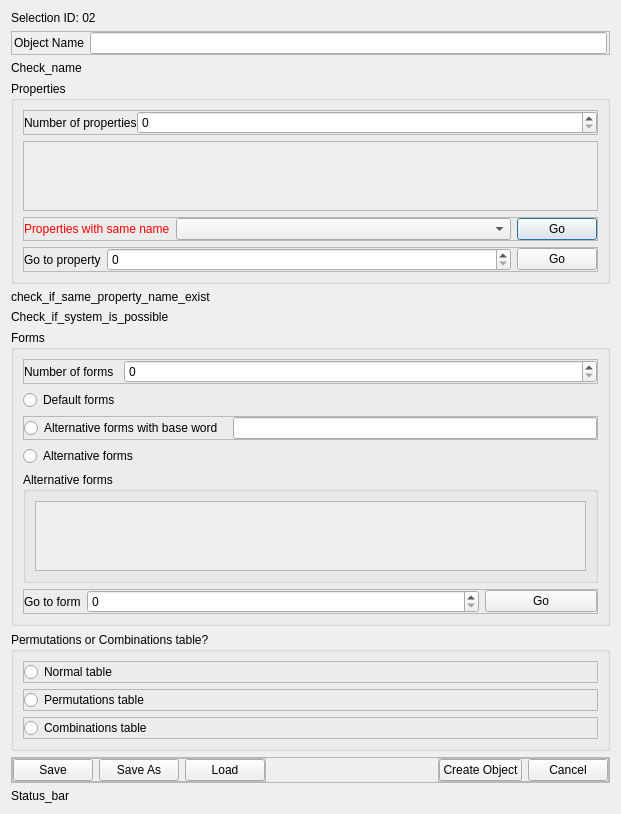
<?xml version="1.0" encoding="UTF-8"?>
<ui version="4.0">
 <class>Dialog</class>
 <widget class="QDialog" name="Dialog">
  <property name="geometry">
   <rect>
    <x>0</x>
    <y>0</y>
    <width>621</width>
    <height>780</height>
   </rect>
  </property>
  <property name="windowTitle">
   <string>Dialog</string>
  </property>
  <layout class="QVBoxLayout" name="verticalLayout">
   <item>
    <widget class="QLabel" name="label_14">
     <property name="text">
      <string>Selection ID: 02</string>
     </property>
    </widget>
   </item>
   <item>
    <widget class="QFrame" name="frame_21">
     <property name="sizePolicy">
      <sizepolicy hsizetype="Expanding" vsizetype="Preferred">
       <horstretch>0</horstretch>
       <verstretch>0</verstretch>
      </sizepolicy>
     </property>
     <property name="locale">
      <locale language="English" country="UnitedStates"/>
     </property>
     <property name="frameShape">
      <enum>QFrame::Shape::StyledPanel</enum>
     </property>
     <property name="frameShadow">
      <enum>QFrame::Shadow::Raised</enum>
     </property>
     <layout class="QHBoxLayout" name="horizontalLayout_20">
      <property name="leftMargin">
       <number>2</number>
      </property>
      <property name="topMargin">
       <number>0</number>
      </property>
      <property name="rightMargin">
       <number>2</number>
      </property>
      <property name="bottomMargin">
       <number>0</number>
      </property>
      <item>
       <widget class="QLabel" name="label_19">
        <property name="text">
         <string>Object Name</string>
        </property>
       </widget>
      </item>
      <item>
       <widget class="QLineEdit" name="lineEdit_6"/>
      </item>
     </layout>
    </widget>
   </item>
   <item>
    <widget class="QLabel" name="label_17">
     <property name="sizePolicy">
      <sizepolicy hsizetype="Expanding" vsizetype="Preferred">
       <horstretch>0</horstretch>
       <verstretch>0</verstretch>
      </sizepolicy>
     </property>
     <property name="text">
      <string>Check_name</string>
     </property>
     <property name="wordWrap">
      <bool>true</bool>
     </property>
    </widget>
   </item>
   <item>
    <widget class="QGroupBox" name="groupBox_3">
     <property name="sizePolicy">
      <sizepolicy hsizetype="Expanding" vsizetype="Expanding">
       <horstretch>0</horstretch>
       <verstretch>0</verstretch>
      </sizepolicy>
     </property>
     <property name="title">
      <string>Properties</string>
     </property>
     <layout class="QVBoxLayout" name="verticalLayout_2">
      <item>
       <widget class="QFrame" name="frame_17">
        <property name="frameShape">
         <enum>QFrame::Shape::StyledPanel</enum>
        </property>
        <property name="frameShadow">
         <enum>QFrame::Shadow::Raised</enum>
        </property>
        <layout class="QHBoxLayout" name="horizontalLayout_16" stretch="0,5">
         <property name="spacing">
          <number>0</number>
         </property>
         <property name="leftMargin">
          <number>0</number>
         </property>
         <property name="topMargin">
          <number>0</number>
         </property>
         <property name="rightMargin">
          <number>0</number>
         </property>
         <property name="bottomMargin">
          <number>0</number>
         </property>
         <item>
          <widget class="QLabel" name="label_15">
           <property name="text">
            <string>Number of properties</string>
           </property>
          </widget>
         </item>
         <item>
          <widget class="QSpinBox" name="spinBox_5"/>
         </item>
        </layout>
       </widget>
      </item>
      <item>
       <widget class="QScrollArea" name="scrollArea_2">
        <property name="widgetResizable">
         <bool>true</bool>
        </property>
        <widget class="QWidget" name="scrollAreaWidgetContents">
         <property name="geometry">
          <rect>
           <x>0</x>
           <y>0</y>
           <width>581</width>
           <height>54</height>
          </rect>
         </property>
         <layout class="QVBoxLayout" name="verticalLayout_3"/>
        </widget>
       </widget>
      </item>
      <item>
       <widget class="QFrame" name="frame_15">
        <property name="frameShape">
         <enum>QFrame::Shape::StyledPanel</enum>
        </property>
        <property name="frameShadow">
         <enum>QFrame::Shadow::Raised</enum>
        </property>
        <layout class="QHBoxLayout" name="horizontalLayout_14" stretch="0,6,0">
         <property name="leftMargin">
          <number>0</number>
         </property>
         <property name="topMargin">
          <number>0</number>
         </property>
         <property name="rightMargin">
          <number>0</number>
         </property>
         <property name="bottomMargin">
          <number>0</number>
         </property>
         <item>
          <widget class="QLabel" name="label_11">
           <property name="styleSheet">
            <string notr="true">color: red;</string>
           </property>
           <property name="text">
            <string>Properties with same name</string>
           </property>
          </widget>
         </item>
         <item>
          <widget class="QComboBox" name="comboBox"/>
         </item>
         <item>
          <widget class="QPushButton" name="pushButton_8">
           <property name="text">
            <string>Go</string>
           </property>
          </widget>
         </item>
        </layout>
       </widget>
      </item>
      <item alignment="Qt::AlignmentFlag::AlignBottom">
       <widget class="QFrame" name="frame_14">
        <property name="frameShape">
         <enum>QFrame::Shape::StyledPanel</enum>
        </property>
        <property name="frameShadow">
         <enum>QFrame::Shadow::Raised</enum>
        </property>
        <layout class="QHBoxLayout" name="horizontalLayout_13" stretch="0,7,0">
         <property name="leftMargin">
          <number>0</number>
         </property>
         <property name="topMargin">
          <number>0</number>
         </property>
         <property name="rightMargin">
          <number>0</number>
         </property>
         <property name="bottomMargin">
          <number>0</number>
         </property>
         <item>
          <widget class="QLabel" name="label_10">
           <property name="text">
            <string>Go to property</string>
           </property>
          </widget>
         </item>
         <item>
          <widget class="QSpinBox" name="spinBox_3"/>
         </item>
         <item>
          <widget class="QPushButton" name="pushButton_7">
           <property name="text">
            <string>Go</string>
           </property>
          </widget>
         </item>
        </layout>
       </widget>
      </item>
     </layout>
    </widget>
   </item>
   <item>
    <widget class="QLabel" name="label_9">
     <property name="text">
      <string>check_if_same_property_name_exist</string>
     </property>
    </widget>
   </item>
   <item>
    <widget class="QLabel" name="label_20">
     <property name="text">
      <string>Check_if_system_is_possible</string>
     </property>
    </widget>
   </item>
   <item>
    <widget class="QGroupBox" name="groupBox_5">
     <property name="sizePolicy">
      <sizepolicy hsizetype="Expanding" vsizetype="Expanding">
       <horstretch>0</horstretch>
       <verstretch>0</verstretch>
      </sizepolicy>
     </property>
     <property name="title">
      <string>Forms</string>
     </property>
     <layout class="QVBoxLayout" name="verticalLayout_11">
      <item>
       <widget class="QFrame" name="frame_18">
        <property name="sizePolicy">
         <sizepolicy hsizetype="Expanding" vsizetype="Preferred">
          <horstretch>0</horstretch>
          <verstretch>0</verstretch>
         </sizepolicy>
        </property>
        <property name="frameShape">
         <enum>QFrame::Shape::StyledPanel</enum>
        </property>
        <property name="frameShadow">
         <enum>QFrame::Shadow::Raised</enum>
        </property>
        <layout class="QHBoxLayout" name="horizontalLayout_17">
         <property name="spacing">
          <number>10</number>
         </property>
         <property name="leftMargin">
          <number>0</number>
         </property>
         <property name="topMargin">
          <number>0</number>
         </property>
         <property name="rightMargin">
          <number>0</number>
         </property>
         <property name="bottomMargin">
          <number>0</number>
         </property>
         <item>
          <widget class="QLabel" name="label_16">
           <property name="sizePolicy">
            <sizepolicy hsizetype="Maximum" vsizetype="Preferred">
             <horstretch>0</horstretch>
             <verstretch>0</verstretch>
            </sizepolicy>
           </property>
           <property name="text">
            <string>Number of forms</string>
           </property>
          </widget>
         </item>
         <item>
          <widget class="QSpinBox" name="spin_box_2"/>
         </item>
        </layout>
       </widget>
      </item>
      <item>
       <widget class="QRadioButton" name="radioButton_7">
        <property name="text">
         <string>Default forms</string>
        </property>
       </widget>
      </item>
      <item>
       <widget class="QFrame" name="frame_19">
        <property name="frameShape">
         <enum>QFrame::Shape::StyledPanel</enum>
        </property>
        <property name="frameShadow">
         <enum>QFrame::Shadow::Raised</enum>
        </property>
        <layout class="QHBoxLayout" name="horizontalLayout_18">
         <property name="spacing">
          <number>10</number>
         </property>
         <property name="leftMargin">
          <number>0</number>
         </property>
         <property name="topMargin">
          <number>0</number>
         </property>
         <property name="rightMargin">
          <number>0</number>
         </property>
         <property name="bottomMargin">
          <number>0</number>
         </property>
         <item>
          <widget class="QRadioButton" name="radioButton_8">
           <property name="text">
            <string>Alternative forms with base word</string>
           </property>
          </widget>
         </item>
         <item>
          <widget class="QLineEdit" name="lineEdit_5"/>
         </item>
        </layout>
       </widget>
      </item>
      <item>
       <widget class="QRadioButton" name="radioButton_9">
        <property name="text">
         <string>Alternative forms</string>
        </property>
       </widget>
      </item>
      <item>
       <widget class="QGroupBox" name="groupBox_6">
        <property name="sizePolicy">
         <sizepolicy hsizetype="Expanding" vsizetype="Expanding">
          <horstretch>0</horstretch>
          <verstretch>0</verstretch>
         </sizepolicy>
        </property>
        <property name="title">
         <string>Alternative forms</string>
        </property>
        <layout class="QVBoxLayout" name="verticalLayout_12">
         <item>
          <widget class="QScrollArea" name="scrollArea_3">
           <property name="horizontalScrollBarPolicy">
            <enum>Qt::ScrollBarPolicy::ScrollBarAlwaysOff</enum>
           </property>
           <property name="widgetResizable">
            <bool>true</bool>
           </property>
           <widget class="QWidget" name="widget_3">
            <property name="geometry">
             <rect>
              <x>0</x>
              <y>0</y>
              <width>561</width>
              <height>54</height>
             </rect>
            </property>
            <property name="sizePolicy">
             <sizepolicy hsizetype="Expanding" vsizetype="Expanding">
              <horstretch>0</horstretch>
              <verstretch>0</verstretch>
             </sizepolicy>
            </property>
            <layout class="QVBoxLayout" name="verticalLayout_13">
             <property name="spacing">
              <number>3</number>
             </property>
             <property name="leftMargin">
              <number>2</number>
             </property>
             <property name="topMargin">
              <number>2</number>
             </property>
             <property name="rightMargin">
              <number>2</number>
             </property>
             <property name="bottomMargin">
              <number>2</number>
             </property>
            </layout>
           </widget>
          </widget>
         </item>
        </layout>
       </widget>
      </item>
      <item>
       <widget class="QFrame" name="frame_20">
        <property name="frameShape">
         <enum>QFrame::Shape::StyledPanel</enum>
        </property>
        <property name="frameShadow">
         <enum>QFrame::Shadow::Raised</enum>
        </property>
        <layout class="QHBoxLayout" name="horizontalLayout_19" stretch="1,7,2">
         <property name="spacing">
          <number>6</number>
         </property>
         <property name="leftMargin">
          <number>0</number>
         </property>
         <property name="topMargin">
          <number>0</number>
         </property>
         <property name="rightMargin">
          <number>0</number>
         </property>
         <property name="bottomMargin">
          <number>0</number>
         </property>
         <item>
          <widget class="QLabel" name="label_18">
           <property name="text">
            <string>Go to form</string>
           </property>
          </widget>
         </item>
         <item>
          <widget class="QSpinBox" name="spinBox_6"/>
         </item>
         <item>
          <widget class="QPushButton" name="pushButton_5">
           <property name="text">
            <string>Go</string>
           </property>
          </widget>
         </item>
        </layout>
       </widget>
      </item>
     </layout>
    </widget>
   </item>
   <item>
    <widget class="QGroupBox" name="groupBox_7">
     <property name="title">
      <string>Permutations or Combinations table?</string>
     </property>
     <layout class="QVBoxLayout" name="verticalLayout_14">
      <item>
       <widget class="QFrame" name="frame_22">
        <property name="frameShape">
         <enum>QFrame::Shape::StyledPanel</enum>
        </property>
        <property name="frameShadow">
         <enum>QFrame::Shadow::Raised</enum>
        </property>
        <layout class="QHBoxLayout" name="horizontalLayout_21">
         <property name="spacing">
          <number>0</number>
         </property>
         <property name="leftMargin">
          <number>0</number>
         </property>
         <property name="topMargin">
          <number>0</number>
         </property>
         <property name="rightMargin">
          <number>0</number>
         </property>
         <property name="bottomMargin">
          <number>0</number>
         </property>
         <item>
          <widget class="QRadioButton" name="radioButton_10">
           <property name="text">
            <string>Normal table</string>
           </property>
          </widget>
         </item>
        </layout>
       </widget>
      </item>
      <item>
       <widget class="QFrame" name="frame_23">
        <property name="frameShape">
         <enum>QFrame::Shape::StyledPanel</enum>
        </property>
        <property name="frameShadow">
         <enum>QFrame::Shadow::Raised</enum>
        </property>
        <layout class="QHBoxLayout" name="horizontalLayout_22">
         <property name="spacing">
          <number>0</number>
         </property>
         <property name="leftMargin">
          <number>0</number>
         </property>
         <property name="topMargin">
          <number>0</number>
         </property>
         <property name="rightMargin">
          <number>0</number>
         </property>
         <property name="bottomMargin">
          <number>0</number>
         </property>
         <item alignment="Qt::AlignmentFlag::AlignLeft">
          <widget class="QRadioButton" name="radioButton_11">
           <property name="text">
            <string>Permutations table</string>
           </property>
          </widget>
         </item>
        </layout>
       </widget>
      </item>
      <item>
       <widget class="QFrame" name="frame_24">
        <property name="frameShape">
         <enum>QFrame::Shape::StyledPanel</enum>
        </property>
        <property name="frameShadow">
         <enum>QFrame::Shadow::Raised</enum>
        </property>
        <layout class="QHBoxLayout" name="horizontalLayout_23">
         <property name="spacing">
          <number>0</number>
         </property>
         <property name="leftMargin">
          <number>0</number>
         </property>
         <property name="topMargin">
          <number>0</number>
         </property>
         <property name="rightMargin">
          <number>0</number>
         </property>
         <property name="bottomMargin">
          <number>0</number>
         </property>
         <item>
          <widget class="QRadioButton" name="radioButton_12">
           <property name="text">
            <string>Combinations table</string>
           </property>
          </widget>
         </item>
        </layout>
       </widget>
      </item>
     </layout>
    </widget>
   </item>
   <item>
    <widget class="QFrame" name="frame_2">
     <property name="frameShape">
      <enum>QFrame::Shape::StyledPanel</enum>
     </property>
     <property name="frameShadow">
      <enum>QFrame::Shadow::Raised</enum>
     </property>
     <layout class="QHBoxLayout" name="horizontalLayout_2">
      <property name="leftMargin">
       <number>0</number>
      </property>
      <property name="topMargin">
       <number>0</number>
      </property>
      <property name="rightMargin">
       <number>0</number>
      </property>
      <property name="bottomMargin">
       <number>0</number>
      </property>
      <item alignment="Qt::AlignmentFlag::AlignLeft">
       <widget class="QFrame" name="frame_3">
        <property name="frameShape">
         <enum>QFrame::Shape::StyledPanel</enum>
        </property>
        <property name="frameShadow">
         <enum>QFrame::Shadow::Raised</enum>
        </property>
        <layout class="QHBoxLayout" name="horizontalLayout_3">
         <property name="leftMargin">
          <number>0</number>
         </property>
         <property name="topMargin">
          <number>0</number>
         </property>
         <property name="rightMargin">
          <number>0</number>
         </property>
         <property name="bottomMargin">
          <number>0</number>
         </property>
         <item>
          <widget class="QPushButton" name="pushButton_3">
           <property name="text">
            <string>Save</string>
           </property>
          </widget>
         </item>
         <item>
          <widget class="QPushButton" name="pushButton_4">
           <property name="text">
            <string>Save As</string>
           </property>
          </widget>
         </item>
         <item>
          <widget class="QPushButton" name="pushButton_6">
           <property name="text">
            <string>Load</string>
           </property>
          </widget>
         </item>
        </layout>
       </widget>
      </item>
      <item alignment="Qt::AlignmentFlag::AlignRight">
       <widget class="QFrame" name="frame">
        <property name="frameShape">
         <enum>QFrame::Shape::StyledPanel</enum>
        </property>
        <property name="frameShadow">
         <enum>QFrame::Shadow::Raised</enum>
        </property>
        <layout class="QHBoxLayout" name="horizontalLayout">
         <property name="leftMargin">
          <number>0</number>
         </property>
         <property name="topMargin">
          <number>0</number>
         </property>
         <property name="rightMargin">
          <number>0</number>
         </property>
         <property name="bottomMargin">
          <number>0</number>
         </property>
         <item>
          <widget class="QPushButton" name="pushButton">
           <property name="text">
            <string>Create Object</string>
           </property>
          </widget>
         </item>
         <item>
          <widget class="QPushButton" name="pushButton_2">
           <property name="text">
            <string>Cancel</string>
           </property>
          </widget>
         </item>
        </layout>
       </widget>
      </item>
     </layout>
    </widget>
   </item>
   <item>
    <widget class="QLabel" name="label">
     <property name="text">
      <string>Status_bar</string>
     </property>
    </widget>
   </item>
  </layout>
 </widget>
 <resources/>
 <connections/>
</ui>
